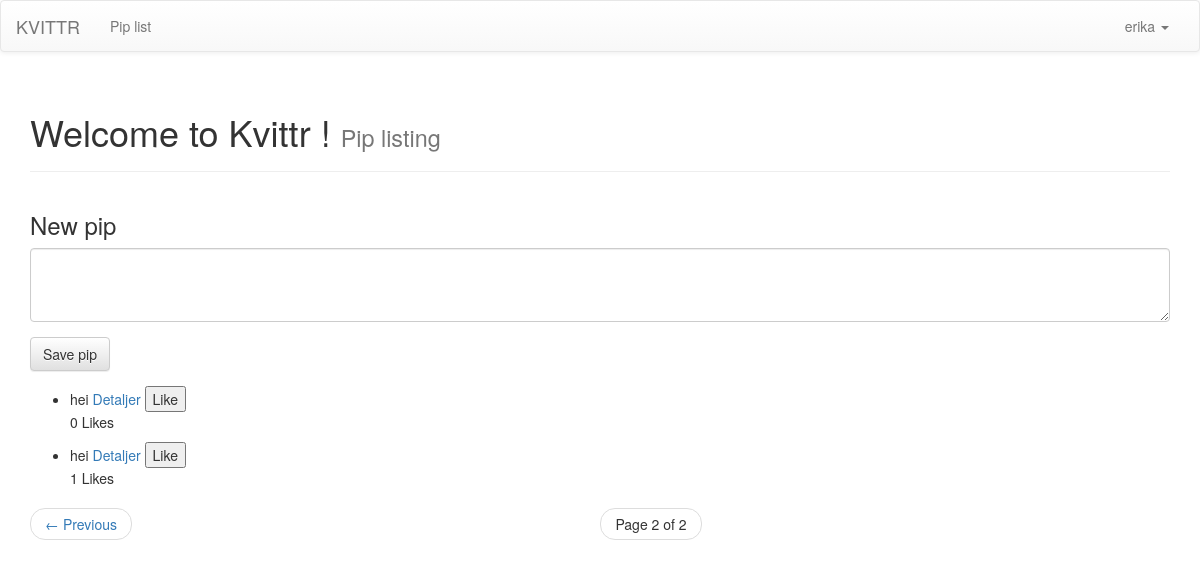
The page /pips_messages/?page=2 (signed in) on the database its author committed.
### pips_messages/models.py (models this page shows, shortened)
class Pip(models.Model):
    pip = models.TextField()
    created_datetime = models.DateTimeField()
    created_by = models.ForeignKey(User, related_name="created_pip")
    likes = models.PositiveIntegerField(default=0)
    class Meta:
        ordering = ['-id']

### pips_messages/views.py (the view, shortened to what this page needs)
def pip_listing(request):
    pips = Pip.objects.all()
    page = request.GET.get('page')
    paginator = Paginator(pips, 5)
    try:
        pips = paginator.page(page)
    except PageNotAnInteger:
        pips = paginator.page(1)
    except EmptyPage:
        pips = paginator.page(paginator.num_pages)
    context = {
        'pips': pips,
        }
    return render(request, 'pips_messages/pip_listing.html', context)

### pips_messages/templates/pips_messages/pip_listing.html (shortened to what this page needs)
{% extends 'theme/base.html' %}
{% block subheader %}Pip listing{% endblock %}
{% block pagecontent %}
    {% if user.is_anonymous %}
    <div class="alert alert-danger" role="alert">
        <p>You must sign in to add pips</p>
    </div>
    {% else %}
    <div class="row">
        <div class="col-sm-12">
            <h3>New pip</h3>
            <form class="form-horizontal" method="POST">
                <div class="form-group">
                    <div class="col-sm-12">
                       <textarea class="form-control" rows="3" name="new_pip"></textarea>
                    </div>
                </div>
                <div class="form-group">
                    <div class="col-sm-12">
                        <button type="submit" class="btn btn-default">Save pip</button>
                    </div>
                </div>
            </form>
        </div>
    </div>
    {% endif %}
        <ul>
        {% for pip in pips %}
            <li>
                {{ pip.pip }}
                <a href="{% url 'pip_details' pip.id %}">Detaljer</a>
                <button data-pip_id="{{ pip.id }}" class="pip_add_likes" type="submit" class="btn btn-default">Like</button>
                 <p id="id-point-for-pip-{{ pip.likes }}"> {{ pip.likes }} Likes </p>
            </li>
        {% endfor %}
    </ul>
    <nav>
        <ul class="pager">
            {% if pips.has_previous %}
            <li class="previous">
                <a href="?page={{ pips.previous_page_number }}">
                    <span aria-hidden="true">&larr;</span> Previous
                </a>
            </li>
            {% endif %}
            <li>
                <span class="current">
                    Page {{ pips.number }} of {{ pips.paginator.num_pages }}
                </span>
            </li>
        </ul>
    </nav>
{% endblock %}

### theme/templates/theme/base.html (shortened to what this page needs)
{% extends 'theme/site_base.html' %}
{% block body %}
    <nav class="navbar navbar-default" role="navigation">
      <div class="container-fluid">
        <div class="navbar-header">
          <a class="navbar-brand" href="{% url 'frontpage' %}">KVITTR</a>
        </div>
        <div class="collapse navbar-collapse" id="bs-example-navbar-collapse-1">
          <ul class="nav navbar-nav">
            <li class="{% block pip_listing_is_active %}{% endblock%}">
              <a href="{% url 'pip_listing' %}">Pip list</a>
            </li>
          </ul>
          <ul class="nav navbar-nav navbar-right">
            {% if user.is_anonymous %}
                <li class="dropdown">
                  <a href="#" class="dropdown-toggle" data-toggle="dropdown">Login<span class="caret"></span></a>
                  <ul class="dropdown-menu" role="menu">
                    <li><a href="{% url 'user_login' %}">Fly in!</a></li>
                    <li><a href="{% url 'user_register' %}">Become a bird</a></li>
                  </ul>
                </li>
            {% else %}
                <li class="dropdown">
                  <a href="#" class="dropdown-toggle" data-toggle="dropdown">{{ user.username }} <span class="caret"></span></a>
                </li>
            {% endif %}
          </ul>
        </div>
      </div>
    </nav>
    <div class="container">
      <div class="page-header">
        <h1>Welcome to Kvittr {{ user.first_name }}! <small>{% block subheader %}{% endblock %}</small></h1>
      </div>
        {% block pagecontent %}
        {% endblock %}
    </div>
{% endblock %}

### rows shown on the page
Pip: pip "hei", likes "0"
Pip: pip "hei", likes "1"

### other values the page prints
{{ user.username }} "erika"
{{ pips.number }} "2"
{{ pips.paginator.num_pages }} "2"
